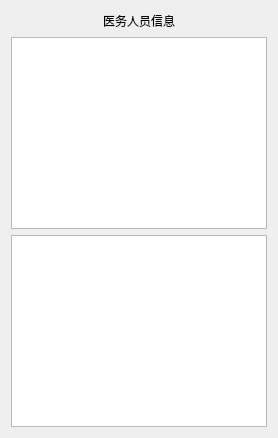
        <widget class="QWidget" name="page_4">
         <layout class="QVBoxLayout" name="verticalLayout_29">
          <item>
           <layout class="QHBoxLayout" name="horizontalLayout_33">
            <item>
             <spacer name="horizontalSpacer_13">
              <property name="orientation">
               <enum>Qt::Horizontal</enum>
              </property>
              <property name="sizeHint" stdset="0">
               <size>
                <width>40</width>
                <height>20</height>
               </size>
              </property>
             </spacer>
            </item>
            <item>
             <widget class="QLabel" name="label_17">
              <property name="text">
               <string>医务人员信息</string>
              </property>
              <property name="alignment">
               <set>Qt::AlignCenter</set>
              </property>
             </widget>
            </item>
            <item>
             <spacer name="horizontalSpacer_14">
              <property name="orientation">
               <enum>Qt::Horizontal</enum>
              </property>
              <property name="sizeHint" stdset="0">
               <size>
                <width>40</width>
                <height>20</height>
               </size>
              </property>
             </spacer>
            </item>
           </layout>
          </item>
          <item>
           <widget class="QTableView" name="doctorInfo_View"/>
          </item>
          <item>
           <widget class="QTableView" name="nurseInfo_View"/>
          </item>
         </layout>
        </widget>
